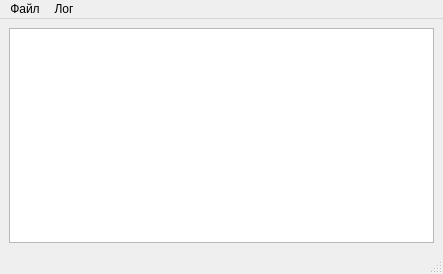
<?xml version="1.0" encoding="UTF-8"?>
<ui version="4.0">
 <class>MainWindow</class>
 <widget class="QMainWindow" name="MainWindow">
  <property name="geometry">
   <rect>
    <x>0</x>
    <y>0</y>
    <width>443</width>
    <height>274</height>
   </rect>
  </property>
  <property name="windowTitle">
   <string>Искатель строк</string>
  </property>
  <widget class="QWidget" name="centralwidget">
   <layout class="QGridLayout" name="gridLayout">
    <item row="0" column="0">
     <widget class="QListView" name="listView">
      <property name="editTriggers">
       <set>QAbstractItemView::NoEditTriggers</set>
      </property>
     </widget>
    </item>
   </layout>
  </widget>
  <widget class="QMenuBar" name="menubar">
   <property name="geometry">
    <rect>
     <x>0</x>
     <y>0</y>
     <width>443</width>
     <height>20</height>
    </rect>
   </property>
   <widget class="QMenu" name="menu">
    <property name="title">
     <string>Файл</string>
    </property>
    <addaction name="action"/>
    <addaction name="action_5"/>
   </widget>
   <widget class="QMenu" name="menu_2">
    <property name="title">
     <string>Лог</string>
    </property>
    <addaction name="action_2"/>
    <addaction name="action_3"/>
    <addaction name="action_4"/>
   </widget>
   <addaction name="menu"/>
   <addaction name="menu_2"/>
  </widget>
  <widget class="QStatusBar" name="statusbar">
   <property name="sizeGripEnabled">
    <bool>true</bool>
   </property>
  </widget>
  <action name="action">
   <property name="text">
    <string>Открыть</string>
   </property>
  </action>
  <action name="action_2">
   <property name="text">
    <string>Экспорт</string>
   </property>
  </action>
  <action name="action_3">
   <property name="text">
    <string>Добавить в лог</string>
   </property>
  </action>
  <action name="action_4">
   <property name="text">
    <string>Просмотр</string>
   </property>
  </action>
  <action name="action_5">
   <property name="text">
    <string>Выход</string>
   </property>
  </action>
 </widget>
 <resources/>
 <connections>
  <connection>
   <sender>action</sender>
   <signal>triggered()</signal>
   <receiver>MainWindow</receiver>
   <slot>show()</slot>
   <hints>
    <hint type="sourcelabel">
     <x>-1</x>
     <y>-1</y>
    </hint>
    <hint type="destinationlabel">
     <x>220</x>
     <y>136</y>
    </hint>
   </hints>
  </connection>
  <connection>
   <sender>action_5</sender>
   <signal>triggered()</signal>
   <receiver>MainWindow</receiver>
   <slot>close()</slot>
   <hints>
    <hint type="sourcelabel">
     <x>-1</x>
     <y>-1</y>
    </hint>
    <hint type="destinationlabel">
     <x>220</x>
     <y>136</y>
    </hint>
   </hints>
  </connection>
 </connections>
</ui>
